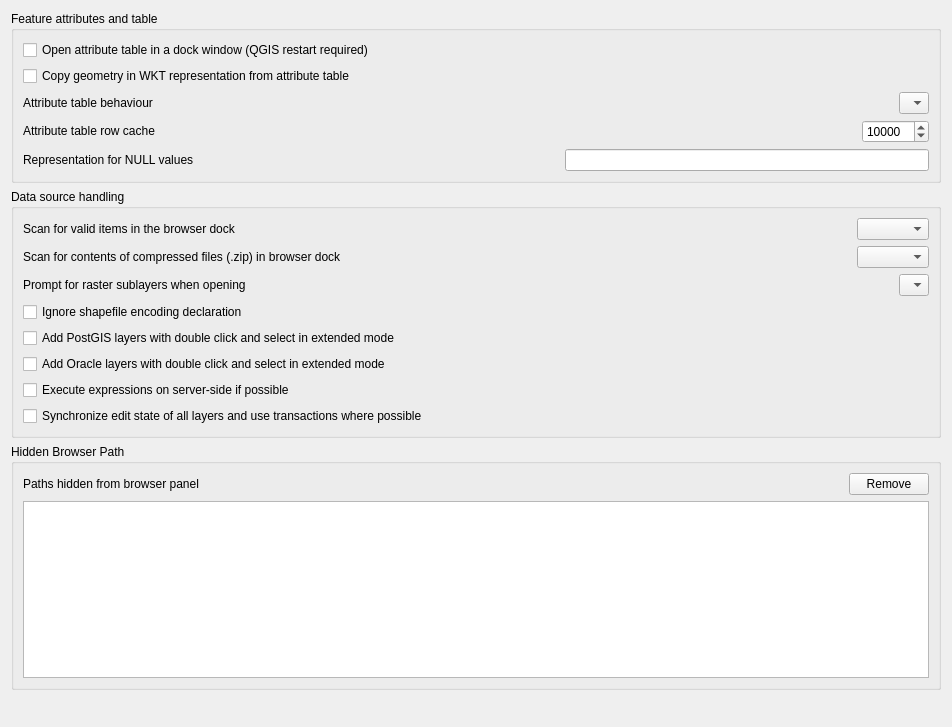
             <widget class="QWidget" name="mOptionsScrollAreaContents_11">
              <property name="geometry">
               <rect>
                <x>0</x>
                <y>0</y>
                <width>952</width>
                <height>727</height>
               </rect>
              </property>
              <layout class="QVBoxLayout" name="verticalLayout_27">
               <item>
                <widget class="QgsCollapsibleGroupBox" name="groupBox_18">
                 <property name="title">
                  <string>Feature attributes and table</string>
                 </property>
                 <layout class="QVBoxLayout" name="verticalLayout_23">
                  <item>
                   <widget class="QCheckBox" name="cbxAttributeTableDocked">
                    <property name="text">
                     <string>Open attribute table in a dock window (QGIS restart required)</string>
                    </property>
                   </widget>
                  </item>
                  <item>
                   <widget class="QCheckBox" name="cbxCopyWKTGeomFromTable">
                    <property name="text">
                     <string>Copy geometry in WKT representation from attribute table</string>
                    </property>
                   </widget>
                  </item>
                  <item>
                   <layout class="QHBoxLayout" name="horizontalLayout_5">
                    <item>
                     <widget class="QLabel" name="textLabel1_7">
                      <property name="sizePolicy">
                       <sizepolicy hsizetype="Fixed" vsizetype="Fixed">
                        <horstretch>0</horstretch>
                        <verstretch>0</verstretch>
                       </sizepolicy>
                      </property>
                      <property name="text">
                       <string>Attribute table behaviour</string>
                      </property>
                     </widget>
                    </item>
                    <item>
                     <spacer name="horizontalSpacer_4">
                      <property name="orientation">
                       <enum>Qt::Horizontal</enum>
                      </property>
                      <property name="sizeHint" stdset="0">
                       <size>
                        <width>40</width>
                        <height>20</height>
                       </size>
                      </property>
                     </spacer>
                    </item>
                    <item>
                     <widget class="QComboBox" name="cmbAttrTableBehaviour">
                      <item>
                       <property name="text">
                        <string/>
                       </property>
                      </item>
                     </widget>
                    </item>
                   </layout>
                  </item>
                  <item>
                   <layout class="QHBoxLayout" name="horizontalLayout_10">
                    <item>
                     <widget class="QLabel" name="textLabel1_12">
                      <property name="sizePolicy">
                       <sizepolicy hsizetype="Fixed" vsizetype="Fixed">
                        <horstretch>0</horstretch>
                        <verstretch>0</verstretch>
                       </sizepolicy>
                      </property>
                      <property name="text">
                       <string>Attribute table row cache</string>
                      </property>
                     </widget>
                    </item>
                    <item>
                     <spacer name="horizontalSpacer_8">
                      <property name="orientation">
                       <enum>Qt::Horizontal</enum>
                      </property>
                      <property name="sizeHint" stdset="0">
                       <size>
                        <width>40</width>
                        <height>20</height>
                       </size>
                      </property>
                     </spacer>
                    </item>
                    <item>
                     <widget class="QSpinBox" name="spinBoxAttrTableRowCache">
                      <property name="minimum">
                       <number>0</number>
                      </property>
                      <property name="maximum">
                       <number>100000</number>
                      </property>
                      <property name="singleStep">
                       <number>1000</number>
                      </property>
                      <property name="value">
                       <number>10000</number>
                      </property>
                     </widget>
                    </item>
                   </layout>
                  </item>
                  <item>
                   <layout class="QHBoxLayout" name="horizontalLayout_6">
                    <item>
                     <widget class="QLabel" name="label_14">
                      <property name="text">
                       <string>Representation for NULL values</string>
                      </property>
                     </widget>
                    </item>
                    <item>
                     <spacer name="horizontalSpacer_3">
                      <property name="orientation">
                       <enum>Qt::Horizontal</enum>
                      </property>
                      <property name="sizeHint" stdset="0">
                       <size>
                        <width>40</width>
                        <height>20</height>
                       </size>
                      </property>
                     </spacer>
                    </item>
                    <item>
                     <widget class="QLineEdit" name="leNullValue"/>
                    </item>
                   </layout>
                  </item>
                 </layout>
                </widget>
               </item>
               <item>
                <widget class="QgsCollapsibleGroupBox" name="groupBox_19">
                 <property name="title">
                  <string>Data source handling</string>
                 </property>
                 <layout class="QVBoxLayout" name="verticalLayout_24">
                  <item>
                   <layout class="QHBoxLayout" name="horizontalLayout_14">
                    <item>
                     <widget class="QLabel" name="label_30">
                      <property name="text">
                       <string>Scan for valid items in the browser dock</string>
                      </property>
                     </widget>
                    </item>
                    <item>
                     <spacer name="horizontalSpacer_12">
                      <property name="orientation">
                       <enum>Qt::Horizontal</enum>
                      </property>
                      <property name="sizeHint" stdset="0">
                       <size>
                        <width>40</width>
                        <height>20</height>
                       </size>
                      </property>
                     </spacer>
                    </item>
                    <item>
                     <widget class="QComboBox" name="cmbScanItemsInBrowser"/>
                    </item>
                   </layout>
                  </item>
                  <item>
                   <layout class="QHBoxLayout" name="horizontalLayout_13">
                    <item>
                     <widget class="QLabel" name="label_29">
                      <property name="text">
                       <string>Scan for contents of compressed files (.zip) in browser dock</string>
                      </property>
                     </widget>
                    </item>
                    <item>
                     <spacer name="horizontalSpacer_11">
                      <property name="orientation">
                       <enum>Qt::Horizontal</enum>
                      </property>
                      <property name="sizeHint" stdset="0">
                       <size>
                        <width>40</width>
                        <height>20</height>
                       </size>
                      </property>
                     </spacer>
                    </item>
                    <item>
                     <widget class="QComboBox" name="cmbScanZipInBrowser">
                      <property name="currentIndex">
                       <number>-1</number>
                      </property>
                     </widget>
                    </item>
                   </layout>
                  </item>
                  <item>
                   <layout class="QHBoxLayout" name="horizontalLayout_12">
                    <item>
                     <widget class="QLabel" name="textLabel1_13">
                      <property name="sizePolicy">
                       <sizepolicy hsizetype="Fixed" vsizetype="Fixed">
                        <horstretch>0</horstretch>
                        <verstretch>0</verstretch>
                       </sizepolicy>
                      </property>
                      <property name="text">
                       <string>Prompt for raster sublayers when opening</string>
                      </property>
                     </widget>
                    </item>
                    <item>
                     <spacer name="horizontalSpacer_10">
                      <property name="orientation">
                       <enum>Qt::Horizontal</enum>
                      </property>
                      <property name="sizeHint" stdset="0">
                       <size>
                        <width>40</width>
                        <height>20</height>
                       </size>
                      </property>
                     </spacer>
                    </item>
                    <item>
                     <widget class="QComboBox" name="cmbPromptRasterSublayers">
                      <item>
                       <property name="text">
                        <string/>
                       </property>
                      </item>
                     </widget>
                    </item>
                   </layout>
                  </item>
                  <item>
                   <widget class="QCheckBox" name="cbxIgnoreShapeEncoding">
                    <property name="toolTip">
                     <string>Disable OGR on-the-fly conversion from declared encoding to UTF-8</string>
                    </property>
                    <property name="text">
                     <string>Ignore shapefile encoding declaration</string>
                    </property>
                   </widget>
                  </item>
                  <item>
                   <widget class="QCheckBox" name="cbxAddPostgisDC">
                    <property name="text">
                     <string>Add PostGIS layers with double click and select in extended mode</string>
                    </property>
                   </widget>
                  </item>
                  <item>
                   <widget class="QCheckBox" name="cbxAddOracleDC">
                    <property name="text">
                     <string>Add Oracle layers with double click and select in extended mode</string>
                    </property>
                   </widget>
                  </item>
                  <item>
                   <widget class="QCheckBox" name="cbxCompileExpressions">
                    <property name="text">
                     <string>Execute expressions on server-side if possible</string>
                    </property>
                   </widget>
                  </item>
                  <item>
                   <widget class="QCheckBox" name="cbxUnifiedEditing">
                    <property name="text">
                     <string>Synchronize edit state of all layers and use transactions where possible</string>
                    </property>
                   </widget>
                  </item>
                 </layout>
                </widget>
               </item>
               <item>
                <widget class="QgsCollapsibleGroupBox" name="groupBox_28">
                 <property name="title">
                  <string>Hidden Browser Path</string>
                 </property>
                 <layout class="QGridLayout" name="_15">
                  <item row="0" column="0">
                   <widget class="QLabel" name="mSVGLabel_4">
                    <property name="text">
                     <string>Paths hidden from browser panel</string>
                    </property>
                   </widget>
                  </item>
                  <item row="0" column="1">
                   <spacer>
                    <property name="orientation">
                     <enum>Qt::Horizontal</enum>
                    </property>
                    <property name="sizeHint" stdset="0">
                     <size>
                      <width>31</width>
                      <height>20</height>
                     </size>
                    </property>
                   </spacer>
                  </item>
                  <item row="1" column="0" colspan="3">
                   <widget class="QListWidget" name="mListHiddenBrowserPaths">
                    <property name="minimumSize">
                     <size>
                      <width>0</width>
                      <height>120</height>
                     </size>
                    </property>
                   </widget>
                  </item>
                  <item row="0" column="2">
                   <widget class="QPushButton" name="mBtnRemoveHiddenPath">
                    <property name="text">
                     <string>Remove</string>
                    </property>
                   </widget>
                  </item>
                 </layout>
                </widget>
               </item>
               <item>
                <spacer name="verticalSpacer_8">
                 <property name="orientation">
                  <enum>Qt::Vertical</enum>
                 </property>
                 <property name="sizeType">
                  <enum>QSizePolicy::Expanding</enum>
                 </property>
                 <property name="sizeHint" stdset="0">
                  <size>
                   <width>20</width>
                   <height>40</height>
                  </size>
                 </property>
                </spacer>
               </item>
              </layout>
             </widget>
